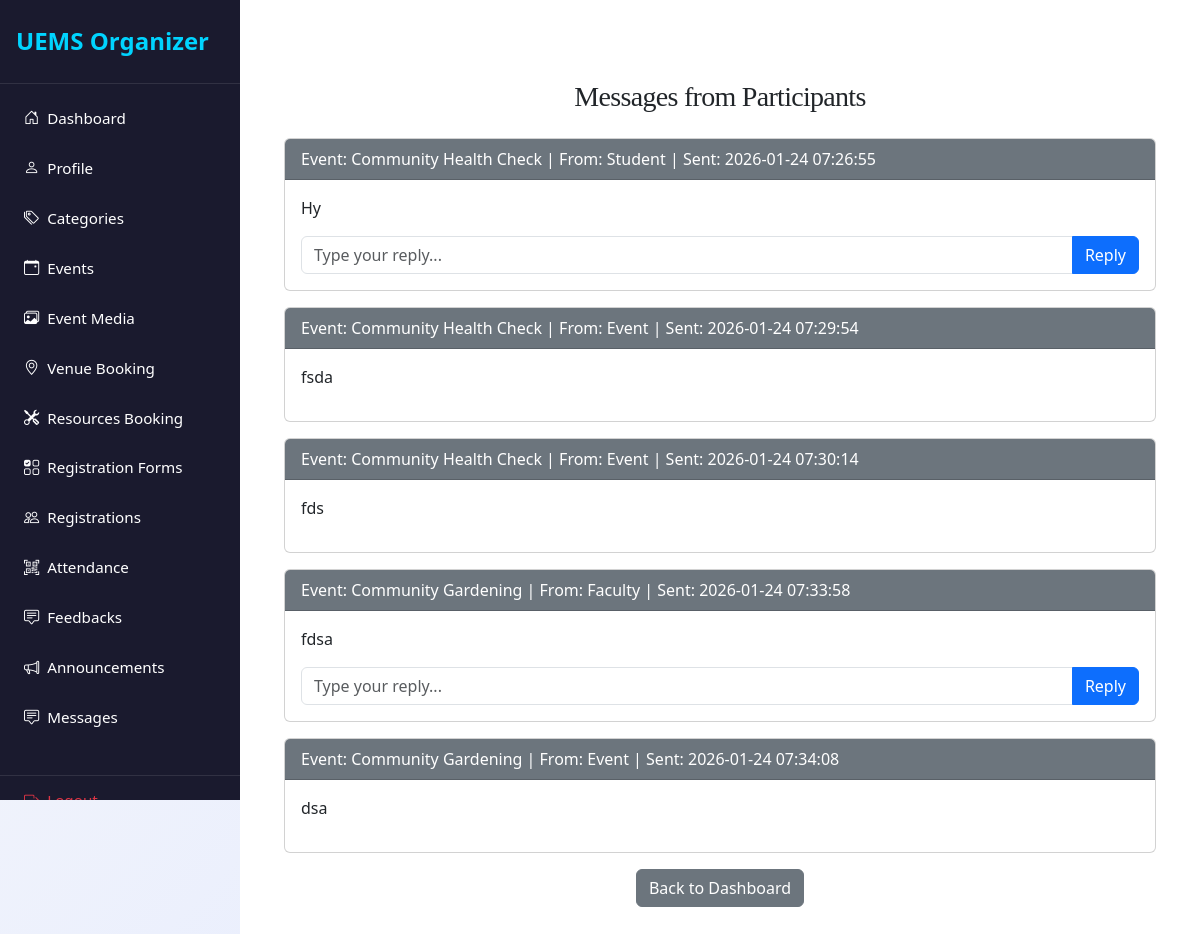
Screenshot of /organizer/organizer_messages.php (signed in) with the database file from the repository.
### tables this page shows
CREATE TABLE `event_messages` (
  `id` int(11) NOT NULL,
  `event_id` int(11) NOT NULL,
  `sender_id` int(11) NOT NULL,
  `receiver_id` int(11) NOT NULL,
  `message` text NOT NULL,
  `is_read` tinyint(1) DEFAULT 0,
  `sent_at` timestamp NOT NULL DEFAULT current_timestamp()
);

CREATE TABLE `events` (
  `event_id` int(11) NOT NULL,
  `title` varchar(255) NOT NULL,
  `description` text NOT NULL,
  `organizer_id` int(11) NOT NULL,
  `category_id` int(11) DEFAULT NULL,
  `event_type` enum('one_time','recurring') DEFAULT 'one_time',
  `start_datetime` datetime NOT NULL,
  `end_datetime` datetime NOT NULL,
  `capacity` int(11) DEFAULT 0,
  `registration_deadline` datetime DEFAULT NULL,
  `status` enum('pending','approved','rejected','cancelled','completed') DEFAULT 'pending',
  `banner_image` varchar(255) DEFAULT NULL,
  `created_at` datetime DEFAULT current_timestamp(),
  `updated_at` datetime DEFAULT current_timestamp() ON UPDATE current_timestamp()
);

CREATE TABLE `users` (
  `id` int(11) NOT NULL,
  `role` enum('Student','Faculty','Event Organizer') NOT NULL,
  `department` varchar(100) NOT NULL,
  `first_name` varchar(100) NOT NULL,
  `last_name` varchar(100) NOT NULL,
  `email` varchar(150) NOT NULL,
  `password_hash` varchar(255) NOT NULL,
  `phone` varchar(20) DEFAULT NULL,
  `profile_image` varchar(255) DEFAULT NULL,
  `system_notifications` tinyint(1) DEFAULT 1,
  `status` enum('pending','active','suspended') DEFAULT 'pending',
  `created_at` timestamp NOT NULL DEFAULT current_timestamp(),
  `updated_at` timestamp NOT NULL DEFAULT current_timestamp() ON UPDATE current_timestamp()
);

### organizer/organizer_messages.php (the view, shortened to what this page needs)
<?php
include('config.php');
$organizer_id = $_SESSION['user_id'];
$events_stmt = $conn->prepare("SELECT event_id, title FROM events WHERE organizer_id=? ORDER BY start_datetime DESC");
$events_stmt->bind_param("i", $organizer_id);
$events_stmt->execute();
$events_res = $events_stmt->get_result();
$events = $events_res->fetch_all(MYSQLI_ASSOC);
$event_ids = array_column($events, 'event_id');
$messages = [];
if (!empty($event_ids)) {
    $placeholders = implode(',', array_fill(0, count($event_ids), '?'));
    $types = str_repeat('i', count($event_ids));
    $stmt = $conn->prepare("
        SELECT m.*, u.first_name AS sender_name, u.id AS sender_user_id, e.title AS event_title
        FROM event_messages m
        JOIN users u ON m.sender_id = u.id
        JOIN events e ON m.event_id = e.event_id
        WHERE m.event_id IN ($placeholders)
        ORDER BY m.sent_at ASC
    ");
    $stmt->bind_param($types, ...$event_ids);
    $stmt->execute();
    $res = $stmt->get_result();
    $messages = $res->fetch_all(MYSQLI_ASSOC);
}
?>
<!DOCTYPE html>
<html lang="en">
<head>
    <link rel="stylesheet" href="https://maxcdn.bootstrapcdn.com/bootstrap/4.5.2/css/bootstrap.min.css">
    <link rel="stylesheet" href="../css/style.css">
</head>
<body>
<?php include('navbar.php'); ?>
    <div id="content">
<div class="container mt-5">
    <h3 class="mb-4">Messages from Participants</h3>
    <?php if (empty($messages)): ?>
        <div class="alert alert-info">No messages yet for your events.</div>
    <?php else: ?>
        <?php foreach ($messages as $msg): ?>
            <div class="card mb-3">
                <div class="card-header bg-secondary text-white">
                    Event: <?= htmlspecialchars($msg['event_title']); ?> | From: <?= htmlspecialchars($msg['sender_name']); ?> | Sent: <?= $msg['sent_at']; ?>
                </div>
                <div class="card-body">
                    <p><?= nl2br(htmlspecialchars($msg['message'])); ?></p>
                    <?php if ($msg['sender_user_id'] !== $organizer_id): ?>
                    <form method="POST" class="mt-3">
                        <div class="input-group">
                            <input type="text" name="message" class="form-control" placeholder="Type your reply..." required>
                            <div class="input-group-append">
                                <button type="submit" class="btn btn-primary">Reply</button>
                            </div>
                        </div>
                    </form>
                    <?php endif; ?>
                </div>
            </div>
        <?php endforeach; ?>
    <?php endif; ?>
    <div class="text-center mb-5">
        <a href="dashboard.php" class="btn btn-secondary">Back to Dashboard</a>
    </div>
</div>
</body>
</html>

### css/style.css (style rules this page uses)
:root { --primary: #007bff; --secondary: #6c757d; --success: #28a745; --info: #17a2b8; --warning: #ffc107; --danger: #dc3545; --light: #f8f9fa; --dark: #2d3436; --accent: #ff6f61; --highlight: #6f42c1; --shadow: rgba(0, 0, 0, 0.15); --transition: all 0.3s ease-in-out; }
body { font-family: 'Inter', 'Segoe UI', Tahoma, Geneva, Verdana, sans-serif; background: linear-gradient(135deg, var(--light) 0%, #e0e7ff 100%); color: var(--dark); line-height: 1.8; margin: 0; padding: 0; min-height: 100vh; font-size: 16px; }
h1, h2, h3, h4 { text-align: center; margin: 2.5rem 0; font-family: 'Georgia', 'Times New Roman', serif; color: var(--dark); font-weight: 700; letter-spacing: -0.025em; }
h3 { font-size: 1.75rem; }
.container { max-width: 1200px; margin: 0 auto 3rem; padding: 0 1.5rem; }
.btn-primary { background-color: var(--primary); color: #fff; border: none; border-radius: 8px; padding: 0.75rem 1.5rem; font-size: 1rem; font-weight: 500; cursor: pointer; transition: var(--transition); display: inline-flex; align-items: center; justify-content: center; }
a { color: var(--primary); text-decoration: none; font-weight: 500; transition: var(--transition); }

### organizer/navbar.php (style rules this page uses)
* { margin: 0; padding: 0; box-sizing: border-box; }
body { min-height: 100vh; display: flex; font-family: 'Segoe UI', Tahoma, Geneva, Verdana, sans-serif; background-color: #f5f5f5; }
#content { margin-left: 240px; flex: 1; padding: 2rem; background: #ffffff; min-height: 100vh; }

### rows the page displays
event_messages: event.title "Community Health Check", sender.first_name "Student", sent_at "2026-01-24 07:26:55", message "Hy"
event_messages: event.title "Community Health Check", sender.first_name "Event", sent_at "2026-01-24 07:29:54", message "fsda"
event_messages: event.title "Community Health Check", sender.first_name "Event", sent_at "2026-01-24 07:30:14", message "fds"
event_messages: event.title "Community Gardening", sender.first_name "Faculty", sent_at "2026-01-24 07:33:58", message "fdsa"
event_messages: event.title "Community Gardening", sender.first_name "Event", sent_at "2026-01-24 07:34:08", message "dsa"
